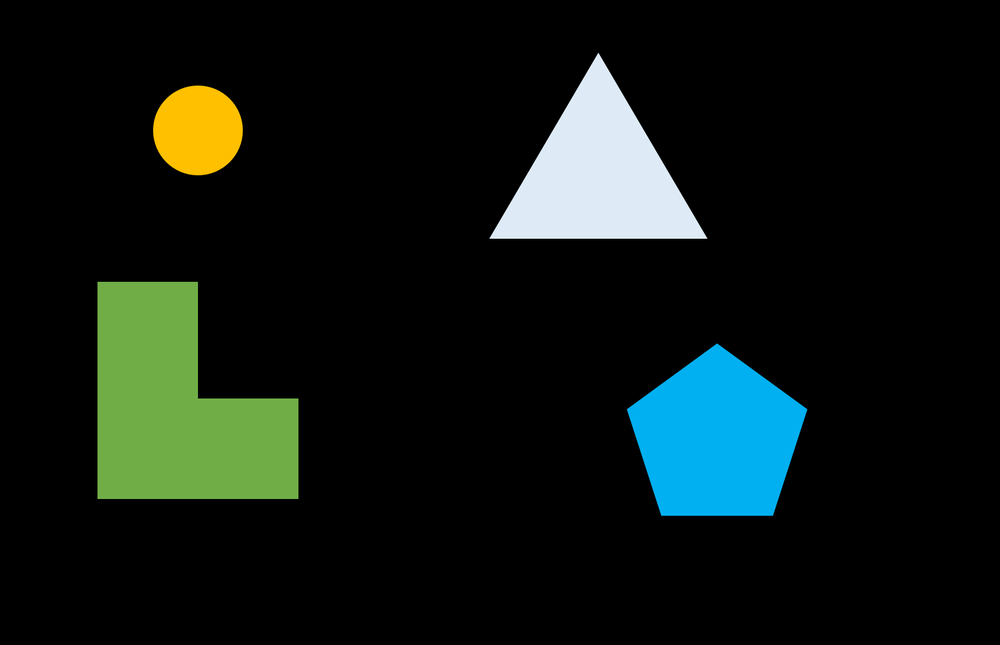
#> input picture udemy/opencv/src/Blob.png, 1000 x 645 px, shrunk from 1672 x 1078 before the run
$ jupyter execute blob.ipynb
#> lines starting #> are read from the running program, lines starting #| are printed output that depends on the picture; after the words box and inside, x2 and y2 are one past the last pixel; in counts of white or black regions, pixels touching at a corner belong together
[cell 1]
import cv2
import copy

[cell 2]
img = cv2.imread("src/Blob.png")
#> img is the input picture: shape (645, 1000, 3); mean B, G, R 19.3, 23.7, 15
img_g = cv2.imread("src/Blob.png", 0)
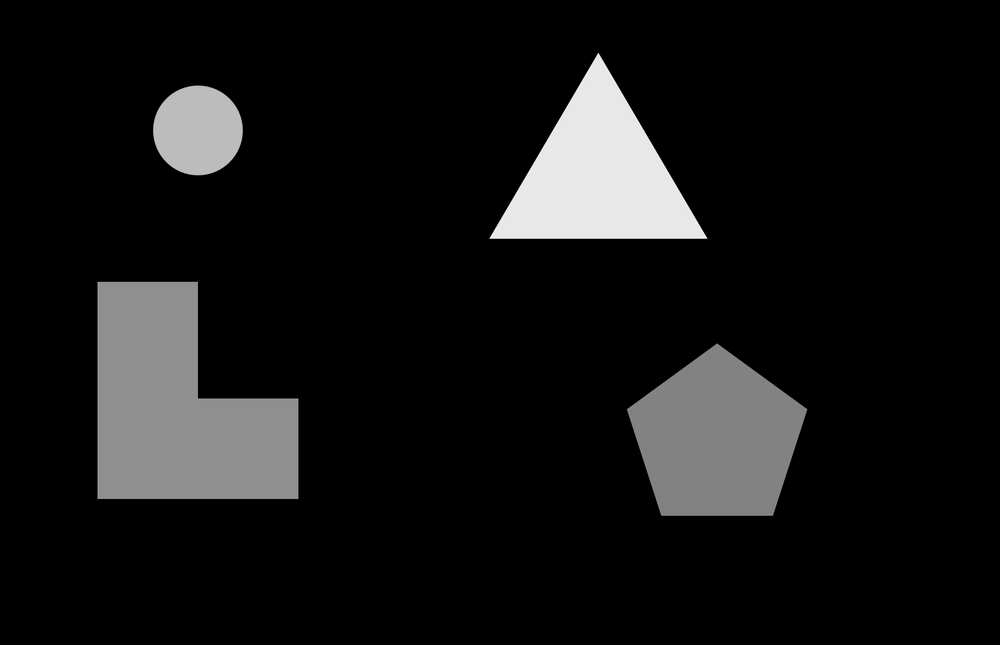
#> img_g: shape (645, 1000); min 0, max 253, mean 20.6

cv2.imshow("img", img)
cv2.imshow("img_g", img_g)
cv2.waitKey(0)
cv2.destroyAllWindows()

[cell 3]
ret, img_bi = cv2.threshold(img_g, 100, 255, cv2.THRESH_BINARY)
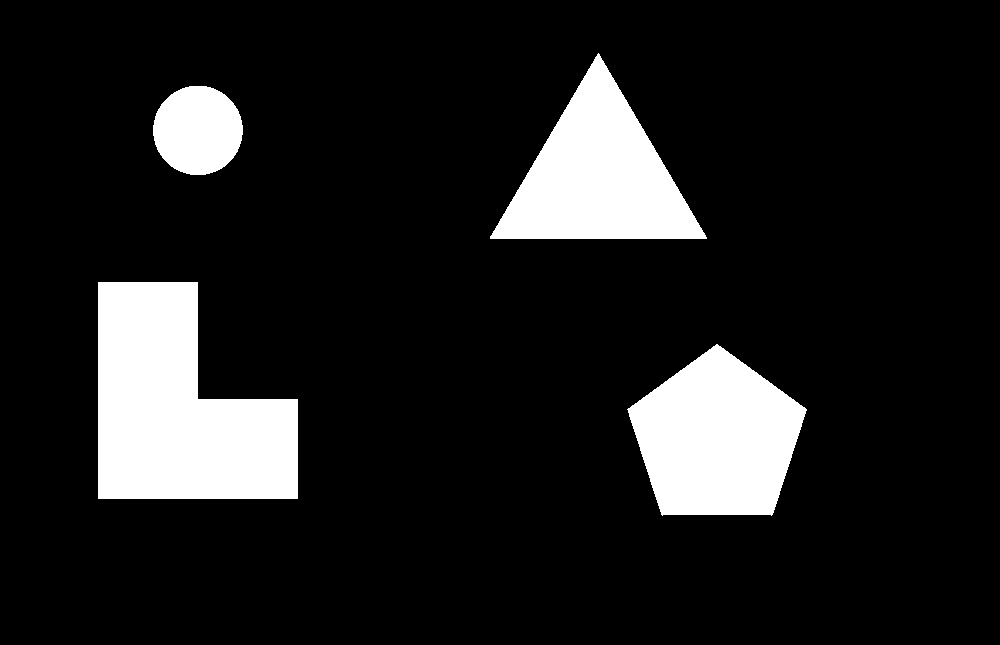
#> img_bi: shape (645, 1000); 12.4% white; 4 white regions, box (x1, y1, x2, y2) and area: (98, 282, 298, 499) 31700, (627, 344, 807, 516) 21297, (490, 53, 707, 239) 20391, (153, 86, 243, 175) 6299

cv2.imshow("img_bi", img_bi)
cv2.waitKey(0)
cv2.destroyAllWindows()

[cell 4]
nLabels, labelImage, stats, centroids = cv2.connectedComponentsWithStats(img_bi)
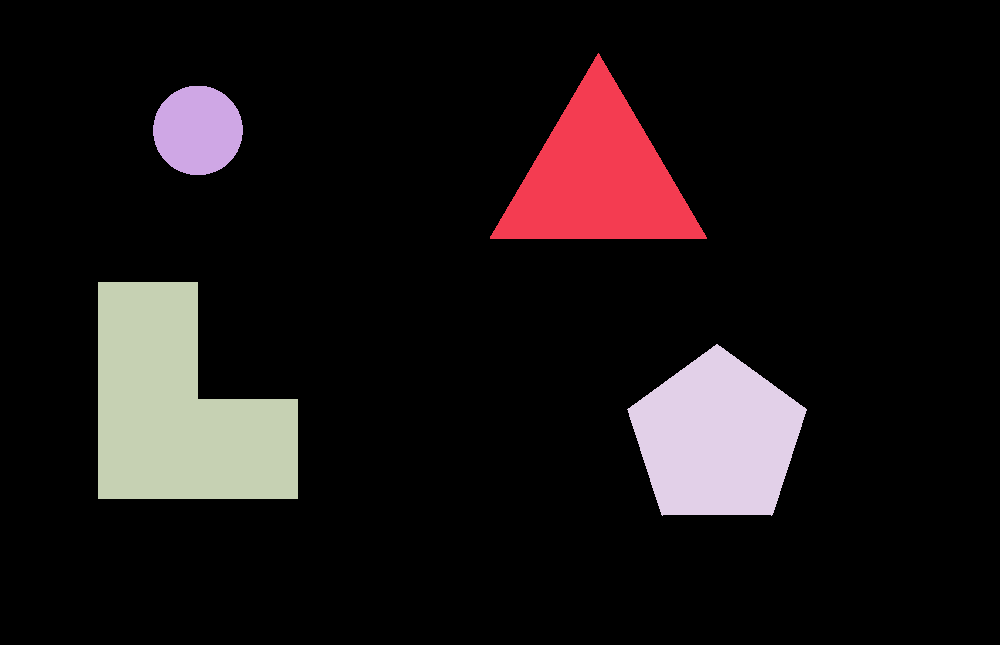
#> labelImage: shape (645, 1000) int32; 5 distinct labels, from 0 to 4; one colour per label, 0 black
#> nLabels = 5; stats = [[0, 0, 1000, 645, 565313], [490, 53, 217, 186, 20391], [153, 86, 90, 89, 6299], [98, 282, 200, 217, 31700], [627, 344, 180, 172, 21297]]; centroids = [[509.1, 320.2], [597.9, 176.4], [197.5, 129.9], [179, 408.5], [716.6, 438]]

[cell 5]
nLabels
#> Out = 5

[cell 6]
labelImage

[cell 7]
stats
#> Out has the same summary as stats

[cell 8]
img_blob = copy.deepcopy(img)
h, w, = img_g.shape
#> h = 645; w = 1000
color = [[255, 0, 0], [0,255, 0], [0, 0, 255], [255, 255, 0]]

for y in range(h):
    for x in range(w):
        if labelImage[y, x] > 0:
            img_blob[y, x] = color[labelImage[y, x] -1]
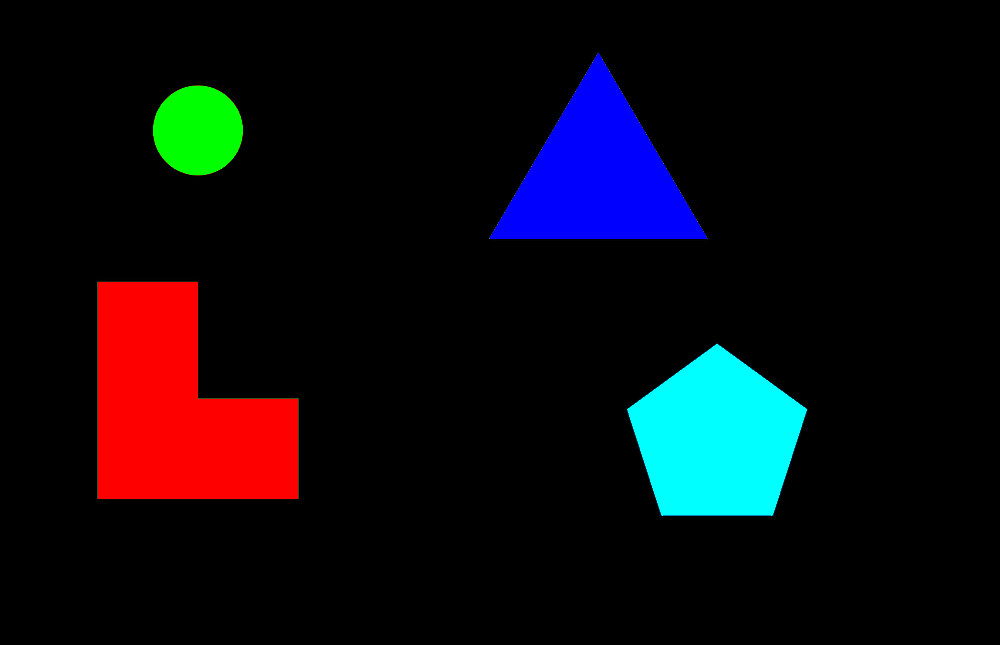
#> img_blob: shape (645, 1000, 3); 12.35% of pixels changed, all inside (x1, y1, x2, y2) = (98, 53, 807, 516)

for i in range(1, nLabels):
    xc = int(centroids[i][0])
    yc = int(centroids[i][1])
    font = cv2.FONT_HERSHEY_COMPLEX
    scale = 1
    color = (255, 255, 255)
    cv2.putText(img_blob, str(stats[i][-1]), (xc, yc), font, scale, color)
#> this loop made 4 passes
#> (xc, yc) on passes 1 to 4: (597, 176), (197, 129), (179, 408), (716, 438)
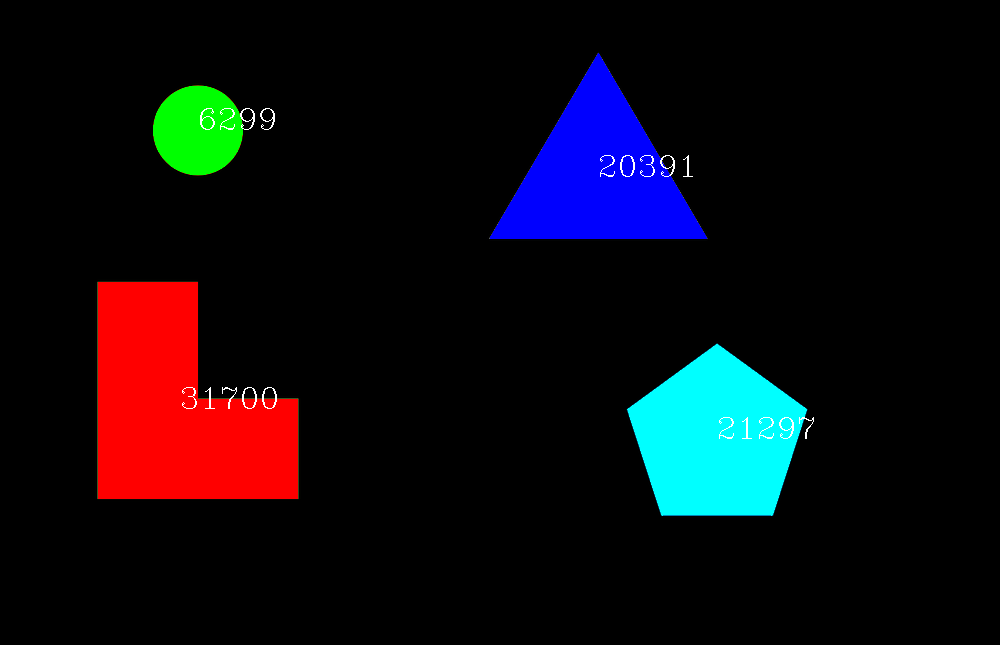
#> img_blob: shape (645, 1000, 3); 0.23% of pixels changed, all inside (x1, y1, x2, y2) = (182, 108, 814, 439)
